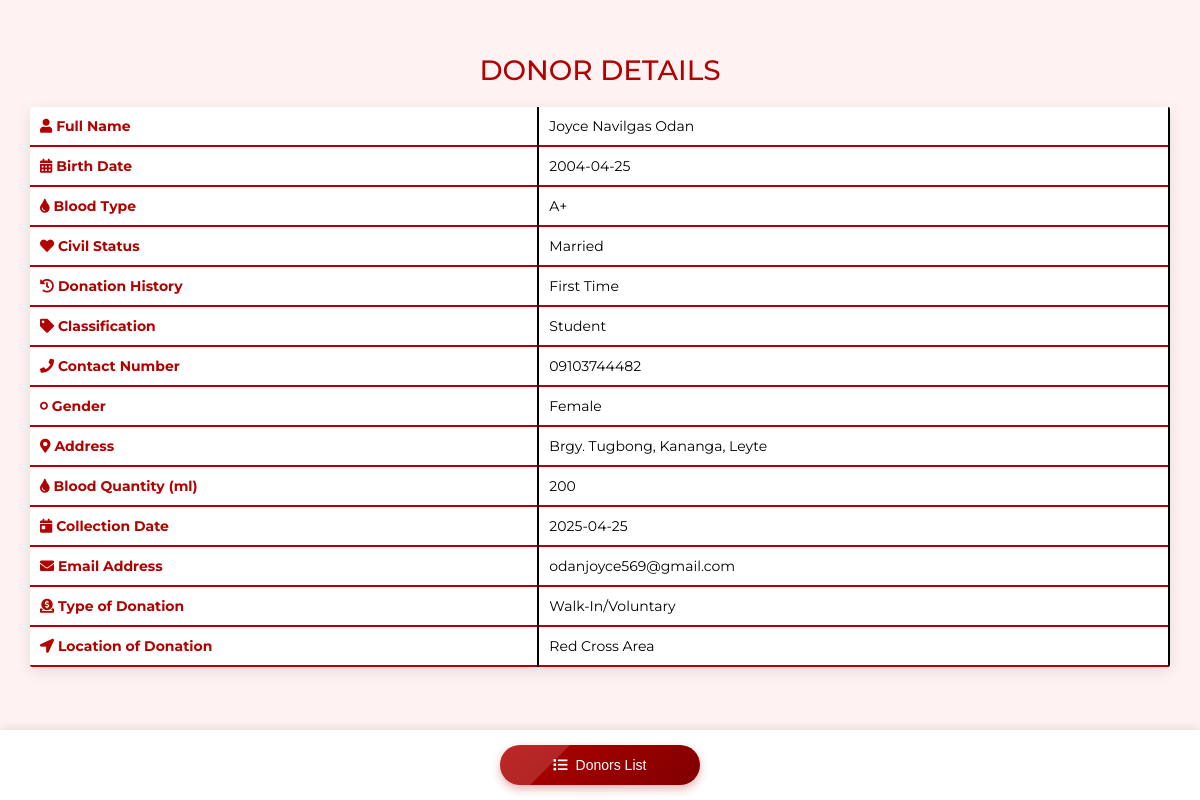
Page /view_donor.php?id=1 on the committed database.
### tables this page shows
CREATE TABLE `donors` (
  `id` int(11) NOT NULL,
  `name` varchar(255) NOT NULL,
  `birthdate` date NOT NULL,
  `address` text NOT NULL,
  `blood_type` varchar(5) NOT NULL,
  `civil_status` varchar(20) NOT NULL,
  `donation_history` varchar(50) NOT NULL,
  `classification` varchar(50) NOT NULL,
  `contact_number` varchar(15) NOT NULL,
  `gender` varchar(10) NOT NULL,
  `blood_quantity` int(11) NOT NULL,
  `collection_date` date NOT NULL,
  `email` varchar(255) NOT NULL,
  `donation_type` varchar(50) NOT NULL,
  `donation_location` varchar(100) NOT NULL,
  `age` int(11) NOT NULL,
  `expiry_date` date DEFAULT NULL,
  `donation_date` date DEFAULT NULL,
  `quantity_ml` int(11) DEFAULT 450,
  `blood_quantity_ml` int(11) DEFAULT 450,
  `donation_status` varchar(50) DEFAULT NULL,
  `last_updated` timestamp NOT NULL DEFAULT current_timestamp() ON UPDATE current_timestamp(),
  `contact` varchar(50) DEFAULT NULL,
  `sex` enum('Male','Female','Other') DEFAULT NULL,
  `donation_dates` text DEFAULT NULL,
  `number_of_donations` int(11) DEFAULT 0,
  `status` enum('Active','Inactive','Deferred') DEFAULT NULL,
  `medical_eligibility` text DEFAULT NULL,
  `donation_frequency` varchar(50) DEFAULT NULL
);

### view_donor.php (the view, shortened to what this page needs)
<?php
$servername = "localhost";
$username = "root";
$password = "";
$dbname = "bdms";
$conn = new mysqli($servername, $username, $password, $dbname);
if (isset($_GET['id'])) {
    $donor_id = $_GET['id'];
    $sql = "SELECT * FROM donors WHERE id = $donor_id";
    $result = $conn->query($sql);
    if ($result->num_rows > 0) {
        $donor = $result->fetch_assoc();
    } else {
        echo "No donor found with this ID.";
        exit;
    }
} else {
    echo "No donor ID provided.";
    exit;
}
?>
<!DOCTYPE html>
<html lang="en">
<head>
    <link rel="stylesheet" href="https://cdnjs.cloudflare.com/ajax/libs/font-awesome/5.15.3/css/all.min.css">
</head>
<body>
    <h2>Donor Details</h2>
    <table>
        <tr>
            <th><i class="fas fa-user"></i> Full Name</th>
            <td><?php echo $donor['name']; ?></td>
        </tr>
        <tr>
            <th><i class="fas fa-calendar-alt"></i> Birth Date</th>
            <td><?php echo $donor['birthdate']; ?></td>
        </tr>
        <tr>
            <th><i class="fas fa-tint"></i> Blood Type</th>
            <td><?php echo $donor['blood_type']; ?></td>
        </tr>
        <tr>
            <th><i class="fas fa-heart"></i> Civil Status</th>
            <td><?php echo $donor['civil_status']; ?></td>
        </tr>
        <tr>
            <th><i class="fas fa-history"></i> Donation History</th>
            <td><?php echo $donor['donation_history']; ?></td>
        </tr>
        <tr>
            <th><i class="fas fa-tag"></i> Classification</th>
            <td><?php echo $donor['classification']; ?></td>
        </tr>
        <tr>
            <th><i class="fas fa-phone"></i> Contact Number</th>
            <td><?php echo $donor['contact_number']; ?></td>
        </tr>
        <tr>
            <th><i class="fas fa-genderless"></i> Gender</th>
            <td><?php echo $donor['gender']; ?></td>
        </tr>
        <tr>
            <th><i class="fas fa-map-marker-alt"></i> Address</th>
            <td><?php echo $donor['address']; ?></td>
        </tr>
        <tr>
            <th><i class="fas fa-tint"></i> Blood Quantity (ml)</th>
            <td><?php echo $donor['blood_quantity']; ?></td>
        </tr>
        <tr>
            <th><i class="fas fa-calendar-day"></i> Collection Date</th>
            <td><?php echo $donor['collection_date']; ?></td>
        </tr>
        <tr>
            <th><i class="fas fa-envelope"></i> Email Address</th>
            <td><?php echo $donor['email']; ?></td>
        </tr>
        <tr>
            <th><i class="fas fa-donate"></i> Type of Donation</th>
            <td><?php echo $donor['donation_type']; ?></td>
        </tr>
        <tr>
            <th><i class="fas fa-location-arrow"></i> Location of Donation</th>
            <td><?php echo $donor['donation_location']; ?></td>
        </tr>
    </table>
    <div class="button-wrapper">
        <button onclick="window.location.href='donors_list.php';"><i class="fas fa-list"></i>Donors List</button>
    </div>
</body>
</html>

### view_donor.php (style rules this page uses)
body { font-family: 'Montserrat', sans-serif; background: #fef2f2; margin: 0; padding: 30px; font-size: 14px; color: #4b4b4b; }
h2 { text-align: center; color: #b30000; margin-bottom: 20px; font-size: 28px; font-weight: 500; text-transform: uppercase; }
table { width: 100%; margin: 0 auto; border-collapse: collapse; background-color: #fff; box-shadow: 0 4px 15px rgba(0, 0, 0, 0.1); border-radius: 2px; overflow: hidden; }
th, td { padding: 10px; text-align: left; font-size: 14px; }
th { background-color: white; color: #b30000; font-weight: bold; }
tr { border-bottom: 2px solid #b30000; }
td:nth-child(2) { border-left: 2px solid #000000; border-right: 2px solid #000000; background-color: #ffffff; color: black; }
.button-wrapper { position: fixed; bottom: 0; left: 0; width: 100%; padding: 15px 0; background-color: #fff; display: flex; justify-content: center; gap: 20px; box-shadow: 0 -2px 10px rgba(0, 0, 0, 0.1); z-index: 1000; }
.button-wrapper button { width: 200px; padding: 12px 25px; background: linear-gradient(135deg, #b30000, #800000); color: #fff; border: none; border-radius: 30px; font-size: 14px; cursor: pointer; font-weight: 500; box-shadow: 0 4px 10px rgba(179, 0, 0, 0.3); transition: all 0.4s ease; position: relative; overflow: hidden; z-index: 1; }
.button-wrapper button::before { content: ""; position: absolute; top: 0; left: -75%; width: 100%; height: 100%; background: rgba(255, 255, 255, 0.15); transform: skewX(-45deg); transition: left 0.5s ease; z-index: 0; }
.button-wrapper button i { margin-right: 8px; }

### rows in the picture
donors: name "Joyce Navilgas Odan", birthdate "2004-04-25", blood_type "A+", civil_status "Married", donation_history "First Time", classification "Student", contact_number "09103744482", gender "Female", address "Brgy. Tugbong, Kananga, Leyte", blood_quantity "200", collection_date "2025-04-25", email "odanjoyce569@gmail.com", donation_type "Walk-In/Voluntary", donation_location "Red Cross Area"
